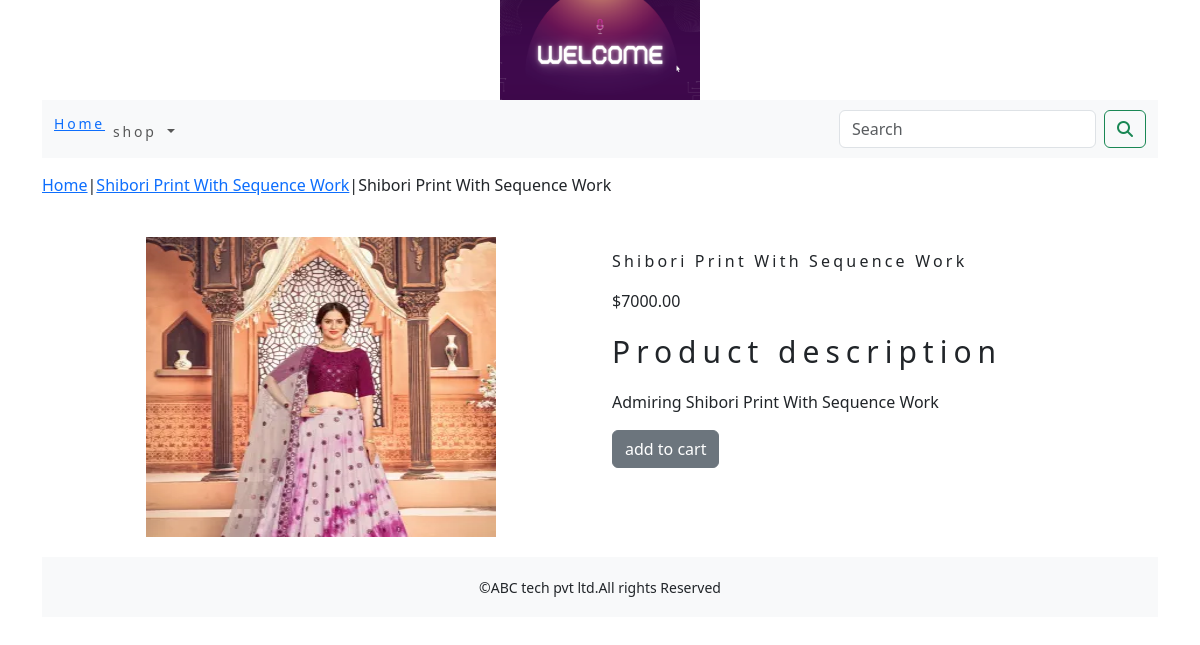
The page /shop/shibori-print-with-sequence-work/shibori-print-with-sequence-work/ on the database its author committed.
### shopapp/models.py (models this page shows, shortened)
class product(models.Model):
    name=models.CharField(max_length=250,unique=True)
    slug=models.SlugField(max_length=250,unique=True)
    description=models.TextField(blank=True)
    price=models.DecimalField(max_digits=10,decimal_places=2)
    category=models.ForeignKey(category,on_delete=models.CASCADE)
    image=models.ImageField(upload_to='product',blank=True)
    stock=models.IntegerField()
    available=models.BooleanField(default=True)
    created=models.DateTimeField(auto_now_add=True)
    updated=models.DateTimeField(auto_now=True)
    class Meta:
        ordering = ('name',)
        verbose_name = 'product'
        verbose_name_plural = 'products'

class category(models.Model):
    name=models.CharField(max_length=250,unique=True)
    slug=models.SlugField(max_length=250,unique=True)
    description=models.TextField(blank=True)
    image=models.ImageField(upload_to='category',blank=True)
    class Meta:
        ordering=('name',)
        verbose_name='category'
        verbose_name_plural='categorys'
    def get_url(self):
        return reverse('shopapp:products_by_category', args=[self.slug])
    def __str__(self):
        return '{}'.format(self.name)

### shopapp/views.py (the view)
# urls.py: path('<slug:c_slug>/<slug:product_slug>/',views.proDetail,name='proCatdetail')
def proDetail(request,c_slug, product_slug ):
    try:
        Product=product.objects.get(category__slug=c_slug,slug=product_slug)
    except Exception as e:
        raise e
    return render(request,'product.html',{'Product':Product})

### cart/context_processor.py (called while the page is built)
def counter(request):
    item_count=0
    if 'admin' in request.path:
        return {}
    else:
       try:
           cart=Cart.objects.filter(cart_id=_cart_id(request))
           car_items=CartItem.objects.all().filter(cart=cart[:1])
           for cart_item in car_items:
               item_count += cart_item.quantity1
       except Cart.DoesNotExist:
           item_count =0
    return  dict(item_count=item_count)

### cart/views.py (called while the page is built)
def _cart_id(request):
    cart=request.session.session_key
    if not cart:
        cart=request.session.create()
    return cart

### shopapp/cotext_processors.py (called while the page is built)
def menu_links(request):
    links=category.objects.all()
    return dict(links=links)

### templates/product.html (shortened to what this page needs)
{% extends 'base.html' %}
{% load static %}
{% block content %}
<div class="row my_prod_row_class">
    <div class="mx_auto">
        <p><a href="{% url 'shopapp:allprodCat' %}">Home</a>|<a href="{{Product.category.get_url}}">{{Product.category}}</a>|{{Product.name}}</p>
        <div class="container">
<br>
<div class="row">
    <div class="col-12 col-sm-12 col-md-12 col-lg-6 text-center">
        <div style="min-width:18rem">
        <img src="{{Product.image.url}}" alt="{{Product.name}}" style="width:350px; height:300px;" >
    </div >
        </div>
    <div class="col-12 col-sm-12 col-md-12 col-lg-6">
        <div>
        <h1 class="my_prod_title">{{Product.name}}</h1>
        <p>${{Product.price}}</p>
        <p class="my_title">Product description</p>
        <p class="text-justify my_rod_text">{{Product.description}}</p>
        {% if Product.Stock <= 0 %}
        <p class="text-justify my_prod_text"><b>out of stock</b></p>
        {% else %}
        <a class="btn btn-secondary" href="{% url 'cart:add_cart' Product.id %}"> add to cart </a>
        {% endif %}
</div>
</div>
    </div>
        </div>
</div>
{% endblock %}

### static/css/custom.css (style rules this page uses)
body { font-family: 'IBM Plex Sans', sans-serif; }
.my_title { font-size:30px; text_transform:uppercase; letter-spacing:.2em; }
.my_prod_row_class { padding-top:15px; padding-bottom:20px; }
.my_prod_title { font-size:16px; text_transform:uppercase; letter-spacing:.2em; padding-top:15px; padding-bottom:10px; }

### rows shown on the page
product: category "Shibori Print With Sequence Work", name "Shibori Print With Sequence Work", image (picture), price "7000.00", description "Admiring Shibori Print With Sequence Work"
